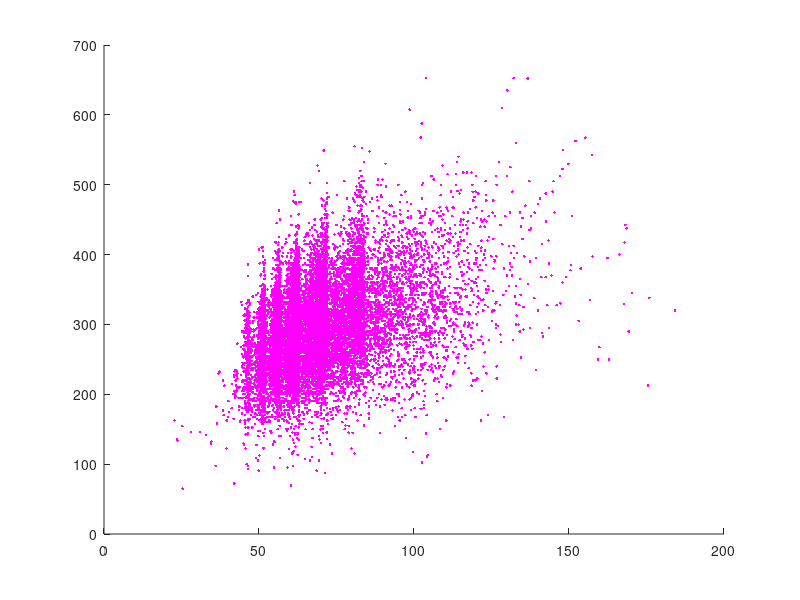

MATLAB code to generate this figure: (Note: this script raises an error after producing the figure.)
clear;

load data.csv;

I_m = data(:,1) == 1.0;
I_f = data(:,1) == 0.0;

male = data(I_m,:);
female = data(I_f,:);

[S I] = sort(male(:,2));
male = male(I,:);

bw_m = male(:,2);
bw_f = female(:,2);

sq_m = male(:,3);
sq_f = female(:,3);

bp_m = male(:,4);
bp_f = female(:,4);

dl_m = male(:,5);
dl_f = female(:,5);

total_m = sq_m + bp_m + dl_m;
total_f = sq_f + bp_f + dl_f;

male = [male total_m];
female = [female total_f];

scatter(bw_f,total_f,[],'m','.');
hold on;

m = length(bw_f);
N = 20;
COC = zeros(0,6);

for i=1:N,
  wbucket = bucket(female,2,N,i);
  ccrop = bucket(wbucket,-6,10,1);
  COC = [COC; ccrop];
end;

scatter(COC(:,2),COC(:,6),[],'y','.');

y = COC(:,6);
nz = COC(:,2);

a=594.31747775582;
b=-27.23842536447;
c=0.82112226871;
d=-0.00930733913;
e=4.731582E-05;
f=-9.054E-08;
theta = [a b c d e f]';

X = [ones(size(nz)) nz nz.^2 nz.^3 nz.^4 nz.^5];
realWilks500 = X*theta;

avgWilks = y' * realWilks500 / (realWilks500' * realWilks500);
disp(avgWilks);

t = (20:200)';
X = [ones(size(t)) t t.^2 t.^3 t.^4 t.^5];
w = avgWilks*X*theta;
plot(t,w,'r',"linewidth",3);
disp(rmse(avgWilks*realWilks500,y));

